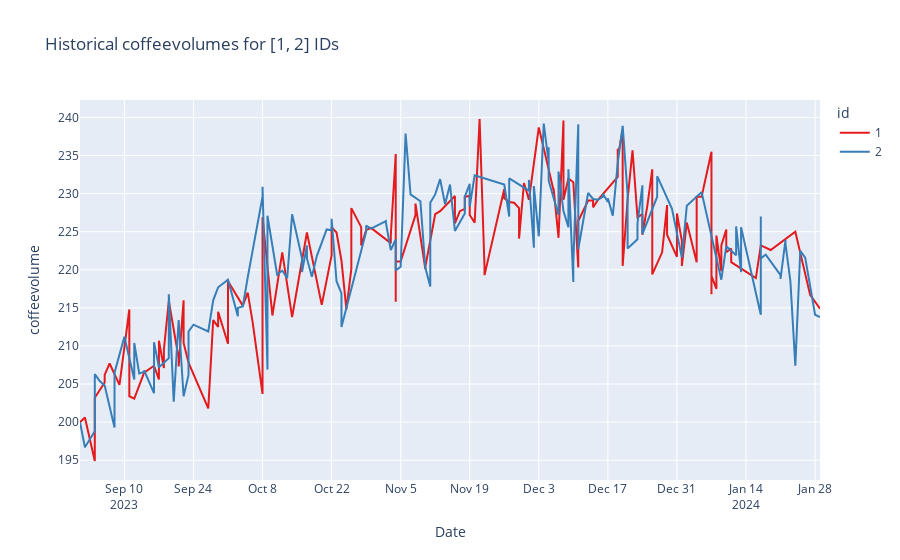

This figure's notebook cell:
### Markdown cell above
Look at historical values for 1 and 2 IDs.

### Code cell
plot_historical_id([1,2], data_generated)

### Figure 1 — Plotly figure (JSON) as saved in the notebook; plotly's stock layout.template omitted (floating-point values rounded to 4 significant figures; data arrays with more than 128 entries replaced by an {"elided": "..."} marker saying what was removed)
{"data": [{"hovertemplate": "id=1<br>Date=%{x}<br>coffeevolume=%{y}<extra></extra>", "legendgroup": "1", "line": {"color": "rgb(228,26,28)", "dash": "solid"}, "marker": {"symbol": "circle"}, "mode": "lines", "name": "1", "orientation": "v", "showlegend": true, "type": "scatter", "x": {"elided": "144 str values"}, "xaxis": "x", "y": {"elided": "144 float values"}, "yaxis": "y"}, {"hovertemplate": "id=2<br>Date=%{x}<br>coffeevolume=%{y}<extra></extra>", "legendgroup": "2", "line": {"color": "rgb(55,126,184)", "dash": "solid"}, "marker": {"symbol": "circle"}, "mode": "lines", "name": "2", "orientation": "v", "showlegend": true, "type": "scatter", "x": {"elided": "157 str values"}, "xaxis": "x", "y": {"elided": "157 float values"}, "yaxis": "y"}], "layout": {"legend": {"title": {"text": "id"}, "tracegroupgap": 0}, "title": {"text": "Historical coffeevolumes for [1, 2] IDs"}, "xaxis": {"anchor": "y", "domain": [0, 1], "title": {"text": "Date"}}, "yaxis": {"anchor": "x", "domain": [0, 1], "title": {"text": "coffeevolume"}}}}
